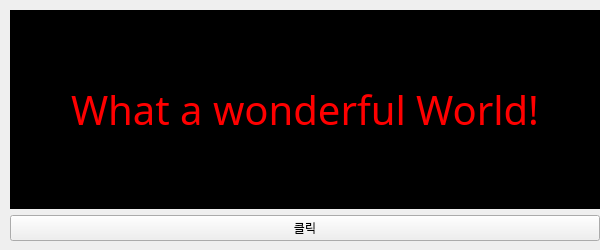
<?xml version="1.0" encoding="UTF-8"?>
<ui version="4.0">
 <class>App</class>
 <widget class="QWidget" name="App">
  <property name="geometry">
   <rect>
    <x>0</x>
    <y>0</y>
    <width>600</width>
    <height>250</height>
   </rect>
  </property>
  <property name="maximumSize">
   <size>
    <width>600</width>
    <height>250</height>
   </size>
  </property>
  <property name="font">
   <font>
    <family>나눔고딕코딩</family>
   </font>
  </property>
  <property name="windowTitle">
   <string>네번째 QT앱</string>
  </property>
  <widget class="QWidget" name="verticalLayoutWidget">
   <property name="geometry">
    <rect>
     <x>10</x>
     <y>10</y>
     <width>590</width>
     <height>231</height>
    </rect>
   </property>
   <layout class="QVBoxLayout" name="verticalLayout">
    <item>
     <widget class="QLabel" name="label">
      <property name="font">
       <font>
        <family>Bauhaus 93</family>
        <pointsize>30</pointsize>
       </font>
      </property>
      <property name="styleSheet">
       <string notr="true">color : rgb(255, 0, 0);

background-color : rgb(0, 0, 0);</string>
      </property>
      <property name="text">
       <string>What a wonderful World!</string>
      </property>
      <property name="alignment">
       <set>Qt::AlignCenter</set>
      </property>
     </widget>
    </item>
    <item>
     <widget class="QPushButton" name="btnMsg">
      <property name="text">
       <string>클릭</string>
      </property>
     </widget>
    </item>
   </layout>
  </widget>
 </widget>
 <resources/>
 <connections/>
</ui>
